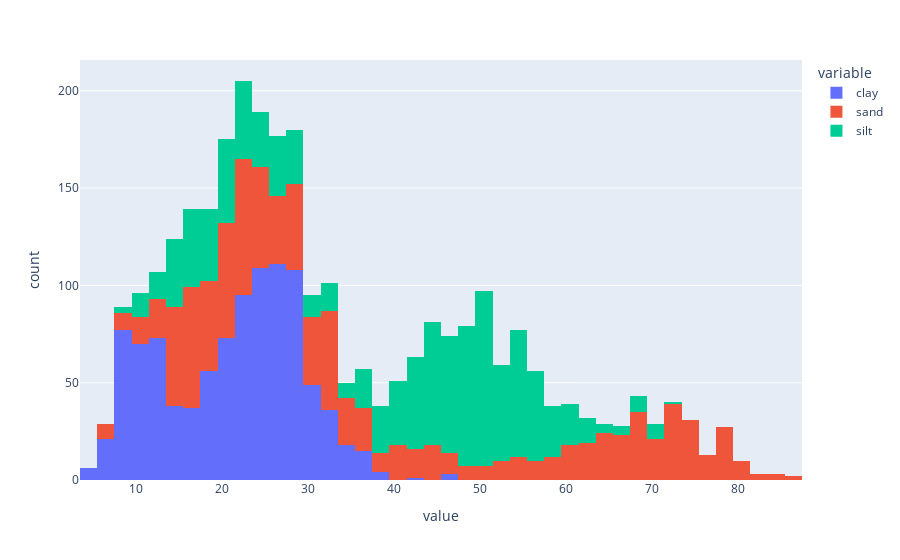

The cell this chart's notebook holds for it:
### Code cell
from src.visualization.visualize import plot_histogram
soil_cont = ["clay","sand","silt"]
samples_num = 1000
data_subset = data.sample(samples_num)
plot_histogram(data_subset,soil_cont)

### Figure 1 — Plotly figure (JSON) as saved in the notebook; plotly's stock layout.template omitted (floating-point values rounded to 4 significant figures; data arrays with more than 128 entries replaced by an {"elided": "..."} marker saying what was removed)
{"data": [{"alignmentgroup": "True", "bingroup": "x", "hovertemplate": "variable=clay<br>value=%{x}<br>count=%{y}<extra></extra>", "legendgroup": "clay", "marker": {"color": "#636efa", "pattern": {"shape": ""}}, "name": "clay", "offsetgroup": "clay", "orientation": "v", "showlegend": true, "type": "histogram", "x": {"elided": "1000 int values"}, "xaxis": "x", "yaxis": "y"}, {"alignmentgroup": "True", "bingroup": "x", "hovertemplate": "variable=sand<br>value=%{x}<br>count=%{y}<extra></extra>", "legendgroup": "sand", "marker": {"color": "#EF553B", "pattern": {"shape": ""}}, "name": "sand", "offsetgroup": "sand", "orientation": "v", "showlegend": true, "type": "histogram", "x": {"elided": "1000 int values"}, "xaxis": "x", "yaxis": "y"}, {"alignmentgroup": "True", "bingroup": "x", "hovertemplate": "variable=silt<br>value=%{x}<br>count=%{y}<extra></extra>", "legendgroup": "silt", "marker": {"color": "#00cc96", "pattern": {"shape": ""}}, "name": "silt", "offsetgroup": "silt", "orientation": "v", "showlegend": true, "type": "histogram", "x": {"elided": "1000 int values"}, "xaxis": "x", "yaxis": "y"}], "layout": {"barmode": "relative", "legend": {"title": {"text": "variable"}, "tracegroupgap": 0}, "margin": {"t": 60}, "xaxis": {"anchor": "y", "domain": [0, 1], "title": {"text": "value"}}, "yaxis": {"anchor": "x", "domain": [0, 1], "title": {"text": "count"}}}}
